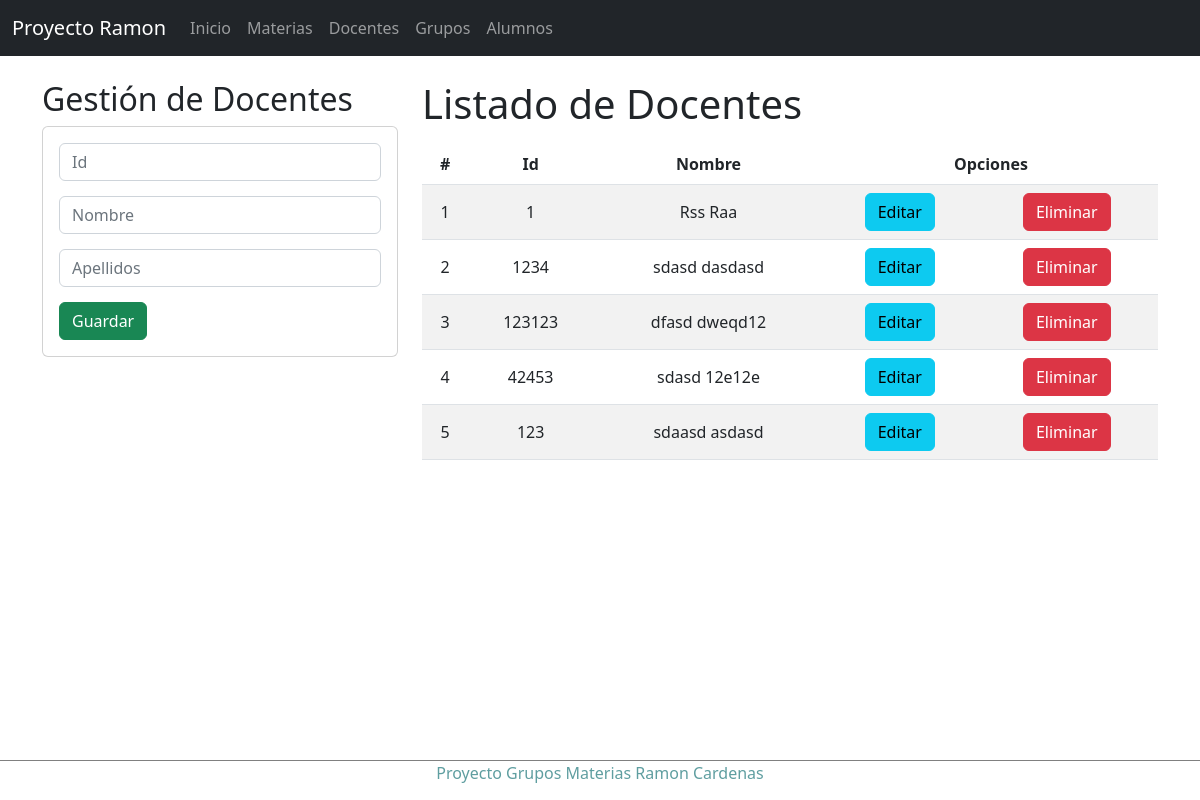
Page /docentes on the committed database.
### Apps/Horario/models.py (models this page shows, shortened)
class Docente(models.Model):
    idDocente=models.CharField(primary_key=True,max_length=6)
    nombreDocente=models.CharField(max_length=50)
    apellidoDocente=models.CharField(max_length=50)

### Apps/Horario/views.py (the view)
# urls.py: path('docentes',views.docentes),
def docentes(request):
    docentes = Docente.objects.all()
    return render(request, "docentes/gestionDocentes.html", {"docentes":docentes})

### Apps/Horario/templates/docentes/gestionDocentes.html (shortened to what this page needs)
{% extends "../base.html" %}
{% block body %}
<div class="row">
    <div class="col-sm-12 col-md-6 col-lg-4 col-xl-4">
        <h2>Gestión de Docentes</h2>
        <div class="card">
            <div class="card-body">
                <form action="/registrarDocente/" method="POST">{% csrf_token %}
                    <div class="form-group">
                        <input type="text" id="idDocente" name="idDocente" class="form-control" placeholder="Id"
                            minlength="1" maxlength="6" required>
                    </div>
                    <div class="form-group">
                        <input type="text" id="nombreDocente" name="nombreDocente" class="form-control" placeholder="Nombre"
                            maxlength="50" required>
                    </div>
                    <div class="form-group">
                        <input type="text" id="apellidoDocente" name="apellidoDocente" class="form-control" placeholder="Apellidos"
                            maxlength="50" required>
                    </div>
                    <div class="form-group">
                        <button type="submit" class="btn btn-success btn-block text-white">Guardar</button>
                    </div>
                </form>
            </div>
        </div>
    </div>
    <div class="col-sm-12 col-md-6 col-lg-8 col-xl-8">
        <h1>Listado de Docentes</h1>
        <div class="table-responsive py-2">
            <table class="table table-striped">
                <thead>
                    <tr>
                        <th>#</th>
                        <th>Id</th>
                        <th>Nombre</th>
                        <th colspan="2">Opciones</th>
                    </tr>
                </thead>
                <tbody>
                    {% for d in docentes %}
                    <tr>
                        <td>{{forloop.counter}}</td>
                        <td>{{d.idDocente}}</td>
                        <td>{{d.nombreDocente}} {{d.apellidoDocente}}</td>
                        <td><a href="edicionDocente/{{d.idDocente}}" class="btn btn-info">Editar</a></td>
                        <td><a href="eliminarDocente/{{d.idDocente}}" class="btn btn-danger btnEliminacion">Eliminar</a></td>
                    </tr>
                    {% endfor %}
                </tbody>
            </table>
        </div>
    </div>
</div>
{% endblock %}

### Apps/Horario/static/css/styles.css (style rules this page uses)
th, td { text-align: center; vertical-align: middle; }
.form-control { margin-bottom:15px !important; }

### rows in the picture
Docente: idDocente "1", nombreDocente "Rss", apellidoDocente "Raa"
Docente: idDocente "1234", nombreDocente "sdasd", apellidoDocente "dasdasd"
Docente: idDocente "123123", nombreDocente "dfasd", apellidoDocente "dweqd12"
Docente: idDocente "42453", nombreDocente "sdasd", apellidoDocente "12e12e"
Docente: idDocente "123", nombreDocente "sdaasd", apellidoDocente "asdasd"
